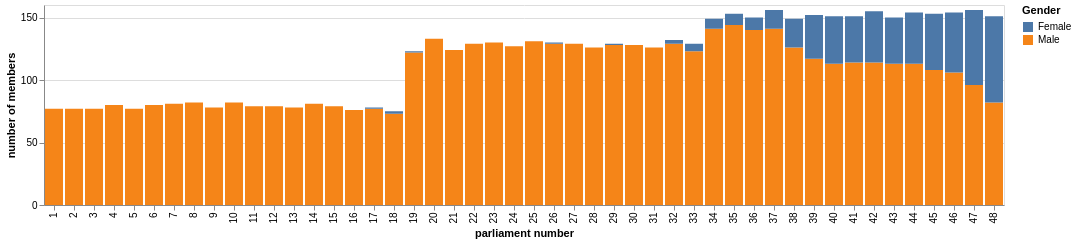
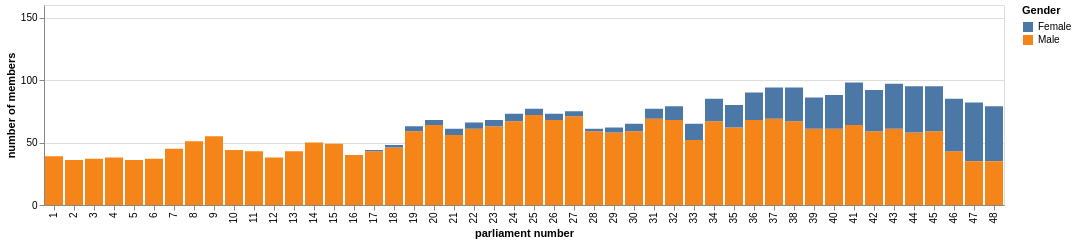

Notebook code cell kept with these figures, in order:
### Markdown cell above
The aggregated data from the Parliamentary Handbook doesn't specify which house a member was in during a particular parliament. To find that, we can compare their service details with the dates of each parliament. Once we've split the parliaments data into houses, we can chart the gender breakdown by house.

### Code cell
#| label: fig-gender-parliaments-split
#| layout: [[1], [1]]
#| fig-cap: "Gender breakdown by parliament and house"
#| fig-subcap: 
#|   - "House of Representatives"
#|   - "Senate"

# Load data about parliaments
df_parl_dates = pd.read_json("https://handbookapi.aph.gov.au/api/StatisticalInformation/Parliaments", convert_dates=["DateElection", "DateDissolution"])

def is_in_range(dates, parl_num):
    """
    Checks to see if the supplied date range overlaps with the date range of the specified parliament
    """
    # Parliament dates
    date_start, date_end = list(df_parl_dates.iloc[df_parl_dates["Number"] == parl_num][["DateElection", "DateDissolution"]].values[0])
    # Service dates to test for overlap
    test_dates = [datetime.fromisoformat(d) for d in dates]
    if pd.notnull(date_end):
        return date_start <= test_dates[1] and date_end >= test_dates[0]
    else:
        return date_start <= test_dates[1] and datetime.now() >= test_dates[0]

def check_dates(dates, parls):
    """
    Compares a list of service dates with the dates of the supplied parliaments.
    Returns a list of parliaments ids that overlap.
    """
    checked_parls = []
    for parl_num in parls:
        for date in dates:
            if is_in_range(date, parl_num):
                checked_parls.append(parl_num)
    return list(set(checked_parls))

def find_house_parliaments(row):
    """
    Try to identify which house a member was in for the list of parliaments in the `RepresentedParliaments` field.
    """
    # Members who only served in one house
    if len(row["MPorSenator"]) == 1:
        if row["MPorSenator"][0] == "Member":
            house_parls = row["RepresentedParliaments"]
            senate_parls = []
        else:
            senate_parls = row["RepresentedParliaments"]
            house_parls = []
    # Members who served in both houses
    else:
        senate_dates = []
        house_dates = []
        # Get service records, these don't say what house they relate to
        services = row["PartyParliamentaryService"]
        # Get electorate records, these obviously are for Reps only
        electorates = row["ElectorateService"]
        elec_dates = [e["ServiceStart"] for e in electorates]
        # Looks for matches between the dates of service records and elecorate records
        # If the dates match then the service record relates to Reps,
        # otherwise it's a Senate record.
        for service in services:
            if service["DateStart"] in elec_dates:
                house_dates.append([service["DateStart"], service["DateEnd"]])
            else:
                senate_dates.append([service["DateStart"], service["DateEnd"]])
        # Get parliaments that overlap with service records
        house_parls = check_dates(house_dates, row["RepresentedParliaments"])
        senate_parls = check_dates(senate_dates, row["RepresentedParliaments"])
        
    return pd.Series([house_parls, senate_parls])

df[["house_parls", "senate_parls"]] = df.apply(find_house_parliaments, axis=1)

df_house_parls = df.explode("house_parls", ignore_index=True)
df_senate_parls = df.explode("senate_parls", ignore_index=True)

parl_gender_house = df_house_parls.value_counts(["Gender", "house_parls"]).to_frame().reset_index()
parl_gender_house.columns = ["Gender", "parls", "count"]
parl_gender_house_chart = parl_gender_base.properties(data=parl_gender_house, height=200)

parl_gender_senate = df_senate_parls.value_counts(["Gender", "senate_parls"]).to_frame().reset_index()
parl_gender_senate.columns = ["Gender", "parls", "count"]
parl_gender_senate_chart = parl_gender_base.properties(data=parl_gender_senate, height=200)
parl_gender_senate_chart.encoding.y = parl_gender_senate_chart.encoding.y.scale(domain=(0, 160))

display(parl_gender_house_chart, parl_gender_senate_chart)

### Figure 1 — Vega-Lite specification as saved in the notebook (floating-point values rounded to 4 significant figures)
{"config": {"view": {"continuousWidth": 300, "continuousHeight": 300}}, "data": {"name": "data-9d3829d5e08ed9ee607aba2671540acc"}, "mark": {"type": "bar"}, "encoding": {"color": {"field": "Gender", "type": "nominal"}, "tooltip": [{"field": "parls", "title": "parliament", "type": "quantitative"}, {"field": "Gender", "title": "gender", "type": "nominal"}, {"field": "count", "title": "number of members", "type": "quantitative"}], "x": {"field": "parls", "title": "parliament number", "type": "ordinal"}, "y": {"field": "count", "scale": {"domain": [0, 160]}, "stack": true, "title": "number of members", "type": "quantitative"}}, "height": 200, "width": "container", "$schema": "https://vega.github.io/schema/vega-lite/v6.4.1.json", "datasets": {"data-9d3829d5e08ed9ee607aba2671540acc": [{"Gender": "Male", "parls": 35, "count": 144}, {"Gender": "Male", "parls": 37, "count": 141}, {"Gender": "Male", "parls": 34, "count": 141}, {"Gender": "Male", "parls": 36, "count": 140}, {"Gender": "Male", "parls": 20, "count": 133}, {"Gender": "Male", "parls": 25, "count": 131}, {"Gender": "Male", "parls": 23, "count": 130}, {"Gender": "Male", "parls": 32, "count": 129}, {"Gender": "Male", "parls": 22, "count": 129}, {"Gender": "Male", "parls": 26, "count": 129}, {"Gender": "Male", "parls": 27, "count": 129}, {"Gender": "Male", "parls": 30, "count": 128}, {"Gender": "Male", "parls": 29, "count": 128}, {"Gender": "Male", "parls": 24, "count": 127}, {"Gender": "Male", "parls": 38, "count": 126}, {"Gender": "Male", "parls": 28, "count": 126}, {"Gender": "Male", "parls": 31, "count": 126}, {"Gender": "Male", "parls": 21, "count": 124}, {"Gender": "Male", "parls": 33, "count": 123}, {"Gender": "Male", "parls": 19, "count": 122}, {"Gender": "Male", "parls": 39, "count": 117}, {"Gender": "Male", "parls": 41, "count": 114}, {"Gender": "Male", "parls": 42, "count": 114}, {"Gender": "Male", "parls": 40, "count": 113}, {"Gender": "Male", "parls": 43, "count": 113}, {"Gender": "Male", "parls": 44, "count": 113}, {"Gender": "Male", "parls": 45, "count": 108}, {"Gender": "Male", "parls": 46, "count": 106}, {"Gender": "Male", "parls": 47, "count": 96}, {"Gender": "Male", "parls": 10, "count": 82}, {"Gender": "Male", "parls": 48, "count": 82}, {"Gender": "Male", "parls": 8, "count": 82}, {"Gender": "Male", "parls": 14, "count": 81}, {"Gender": "Male", "parls": 7, "count": 81}, {"Gender": "Male", "parls": 6, "count": 80}, {"Gender": "Male", "parls": 4, "count": 80}, {"Gender": "Male", "parls": 11, "count": 79}, {"Gender": "Male", "parls": 12, "count": 79}, {"Gender": "Male", "parls": 15, "count": 79}, {"Gender": "Male", "parls": 13, "count": 78}, {"Gender": "Male", "parls": 9, "count": 78}, {"Gender": "Male", "parls": 17, "count": 77}, {"Gender": "Male", "parls": 5, "count": 77}, {"Gender": "Male", "parls": 3, "count": 77}, {"Gender": "Male", "parls": 1, "count": 77}, {"Gender": "Male", "parls": 2, "count": 77}, {"Gender": "Male", "parls": 16, "count": 76}, {"Gender": "Male", "parls": 18, "count": 73}, {"Gender": "Female", "parls": 48, "count": 69}, {"Gender": "Female", "parls": 47, "count": 60}, {"Gender": "Female", "parls": 46, "count": 48}, {"Gender": "Female", "parls": 45, "count": 45}, {"Gender": "Female", "parls": 44, "count": 41}, {"Gender": "Female", "parls": 42, "count": 41}, {"Gender": "Female", "parls": 40, "count": 38}, {"Gender": "Female", "parls": 43, "count": 37}, {"Gender": "Female", "parls": 41, "count": 37}, {"Gender": "Female", "parls": 39, "count": 35}, {"Gender": "Female", "parls": 38, "count": 23}, {"Gender": "Female", "parls": 37, "count": 15}, {"Gender": "Female", "parls": 36, "count": 10}, {"Gender": "Female", "parls": 35, "count": 9}, {"Gender": "Female", "parls": 34, "count": 8}, {"Gender": "Female", "parls": 33, "count": 6}, {"Gender": "Female", "parls": 32, "count": 3}, {"Gender": "Female", "parls": 18, "count": 2}, {"Gender": "Female", "parls": 26, "count": 1}, {"Gender": "Female", "parls": 29, "count": 1}, {"Gender": "Female", "parls": 17, "count": 1}, {"Gender": "Female", "parls": 19, "count": 1}]}}

### Figure 2 — Vega-Lite specification as saved in the notebook (floating-point values rounded to 4 significant figures)
{"config": {"view": {"continuousWidth": 300, "continuousHeight": 300}}, "data": {"name": "data-90869a02c68ceb30bd04a590fad11ea1"}, "mark": {"type": "bar"}, "encoding": {"color": {"field": "Gender", "type": "nominal"}, "tooltip": [{"field": "parls", "title": "parliament", "type": "quantitative"}, {"field": "Gender", "title": "gender", "type": "nominal"}, {"field": "count", "title": "number of members", "type": "quantitative"}], "x": {"field": "parls", "title": "parliament number", "type": "ordinal"}, "y": {"field": "count", "scale": {"domain": [0, 160]}, "stack": true, "title": "number of members", "type": "quantitative"}}, "height": 200, "width": "container", "$schema": "https://vega.github.io/schema/vega-lite/v6.4.1.json", "datasets": {"data-90869a02c68ceb30bd04a590fad11ea1": [{"Gender": "Male", "parls": 25, "count": 72}, {"Gender": "Male", "parls": 27, "count": 71}, {"Gender": "Male", "parls": 37, "count": 69}, {"Gender": "Male", "parls": 31, "count": 69}, {"Gender": "Male", "parls": 36, "count": 68}, {"Gender": "Male", "parls": 26, "count": 68}, {"Gender": "Male", "parls": 32, "count": 68}, {"Gender": "Male", "parls": 38, "count": 67}, {"Gender": "Male", "parls": 34, "count": 67}, {"Gender": "Male", "parls": 24, "count": 67}, {"Gender": "Male", "parls": 41, "count": 64}, {"Gender": "Male", "parls": 20, "count": 64}, {"Gender": "Male", "parls": 23, "count": 63}, {"Gender": "Male", "parls": 35, "count": 62}, {"Gender": "Male", "parls": 39, "count": 61}, {"Gender": "Male", "parls": 40, "count": 61}, {"Gender": "Male", "parls": 43, "count": 61}, {"Gender": "Male", "parls": 22, "count": 61}, {"Gender": "Male", "parls": 42, "count": 59}, {"Gender": "Male", "parls": 45, "count": 59}, {"Gender": "Male", "parls": 19, "count": 59}, {"Gender": "Male", "parls": 28, "count": 59}, {"Gender": "Male", "parls": 30, "count": 59}, {"Gender": "Male", "parls": 44, "count": 58}, {"Gender": "Male", "parls": 29, "count": 58}, {"Gender": "Male", "parls": 21, "count": 56}, {"Gender": "Male", "parls": 9, "count": 55}, {"Gender": "Male", "parls": 33, "count": 52}, {"Gender": "Male", "parls": 8, "count": 51}, {"Gender": "Male", "parls": 14, "count": 50}, {"Gender": "Male", "parls": 15, "count": 49}, {"Gender": "Female", "parls": 47, "count": 47}, {"Gender": "Male", "parls": 18, "count": 46}, {"Gender": "Male", "parls": 7, "count": 45}, {"Gender": "Male", "parls": 10, "count": 44}, {"Gender": "Female", "parls": 48, "count": 44}, {"Gender": "Male", "parls": 11, "count": 43}, {"Gender": "Male", "parls": 46, "count": 43}, {"Gender": "Male", "parls": 17, "count": 43}, {"Gender": "Male", "parls": 13, "count": 43}, {"Gender": "Female", "parls": 46, "count": 42}, {"Gender": "Male", "parls": 16, "count": 40}, {"Gender": "Male", "parls": 1, "count": 39}, {"Gender": "Male", "parls": 4, "count": 38}, {"Gender": "Male", "parls": 12, "count": 38}, {"Gender": "Male", "parls": 6, "count": 37}, {"Gender": "Male", "parls": 3, "count": 37}, {"Gender": "Female", "parls": 44, "count": 37}, {"Gender": "Female", "parls": 43, "count": 36}, {"Gender": "Female", "parls": 45, "count": 36}, {"Gender": "Male", "parls": 2, "count": 36}, {"Gender": "Male", "parls": 5, "count": 36}, {"Gender": "Male", "parls": 47, "count": 35}, {"Gender": "Male", "parls": 48, "count": 35}, {"Gender": "Female", "parls": 41, "count": 34}, {"Gender": "Female", "parls": 42, "count": 33}, {"Gender": "Female", "parls": 38, "count": 27}, {"Gender": "Female", "parls": 40, "count": 27}, {"Gender": "Female", "parls": 39, "count": 25}, {"Gender": "Female", "parls": 37, "count": 25}, {"Gender": "Female", "parls": 36, "count": 22}, {"Gender": "Female", "parls": 35, "count": 18}, {"Gender": "Female", "parls": 34, "count": 18}, {"Gender": "Female", "parls": 33, "count": 13}, {"Gender": "Female", "parls": 32, "count": 11}, {"Gender": "Female", "parls": 31, "count": 8}, {"Gender": "Female", "parls": 24, "count": 6}, {"Gender": "Female", "parls": 30, "count": 6}, {"Gender": "Female", "parls": 25, "count": 5}, {"Gender": "Female", "parls": 26, "count": 5}, {"Gender": "Female", "parls": 21, "count": 5}, {"Gender": "Female", "parls": 22, "count": 5}, {"Gender": "Female", "parls": 23, "count": 5}, {"Gender": "Female", "parls": 27, "count": 4}, {"Gender": "Female", "parls": 29, "count": 4}, {"Gender": "Female", "parls": 19, "count": 4}, {"Gender": "Female", "parls": 20, "count": 4}, {"Gender": "Female", "parls": 28, "count": 2}, {"Gender": "Female", "parls": 18, "count": 2}, {"Gender": "Female", "parls": 17, "count": 1}]}}
